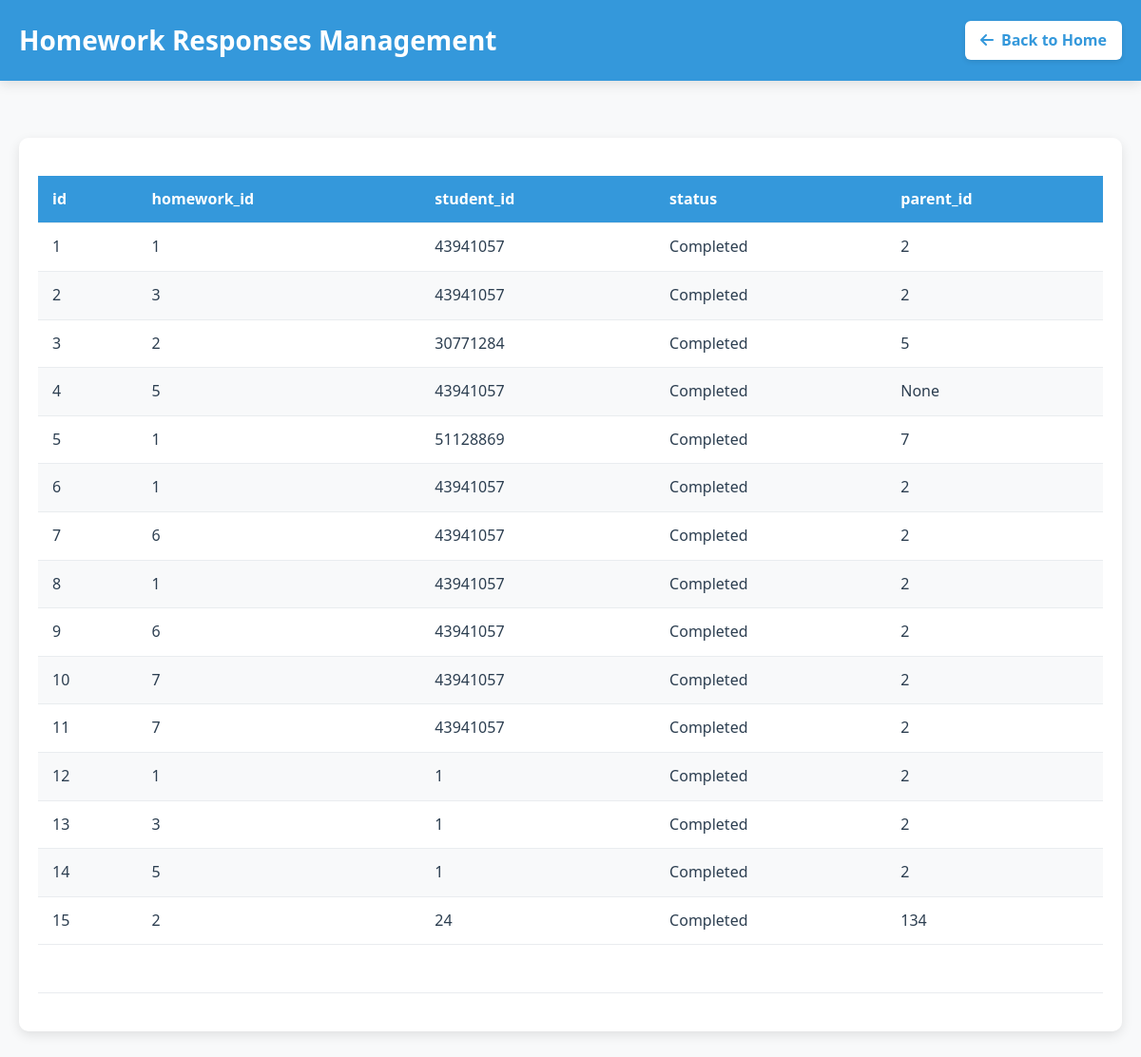
The page /homework_responses on the database its author committed.
### tables this page shows
CREATE TABLE homework_responses (id INTEGER PRIMARY KEY AUTOINCREMENT, homework_id INTEGER, student_id INTEGER, status TEXT CHECK(status IN ('Completed', 'Pending')) NOT NULL DEFAULT 'Pending', parent_id integer);

### table_data.py (the view)
@app.route('/homework_responses')
def homework_responses():
    data = fetch_data("SELECT * FROM homework_responses")
    return render_template('homework_responses.html', data=data)

### table_data.py (called while the page is built)
def fetch_data(query):
    conn = sqlite3.connect('db.sqlite3')
    conn.row_factory = sqlite3.Row
    cursor = conn.cursor()
    cursor.execute(query)
    rows = cursor.fetchall()
    conn.close()
    return rows

### templates/homework_responses.html (shortened to what this page needs)
<!DOCTYPE html>
<html lang="en">
<head>
    <link rel="stylesheet" href="https://cdnjs.cloudflare.com/ajax/libs/animate.css/4.1.1/animate.min.css">
    <link rel="stylesheet" href="https://cdnjs.cloudflare.com/ajax/libs/font-awesome/6.4.0/css/all.min.css">
</head>
<body>
    <header class="animate__animated animate__fadeInDown">
        <div class="header-content">
            <h2>Homework Responses Management</h2>
            <a href="/" class="back-btn animate__animated animate__fadeIn">
                <i class="fas fa-arrow-left"></i> Back to Home
            </a>
        </div>
    </header>
    <div class="container">
        <div class="table-container animate__animated animate__fadeIn">
            <table id="studentsTable">
                <thead>
                    <tr>
                        {% for column in data[0].keys() %}
                            <th>{{ column }}</th>
                        {% endfor %}
                    </tr>
                </thead>
                <tbody>
                    {% for row in data %}
                        <tr class="animate-table-row" style="animation-delay: {{ loop.index * 0.05 }}s">
                            {% for item in row %}
                                <td>{{ item }}</td>
                            {% endfor %}
                        </tr>
                    {% endfor %}
                </tbody>
            </table>
        </div>
    </div>
</body>
</html>

### templates/homework_responses.html (style rules this page uses)
:root { --primary-color: #3498db; --primary-dark: #2980b9; --secondary-color: #2c3e50; --success-color: #2ecc71; --warning-color: #f39c12; --danger-color: #e74c3c; --light-gray: #f8f9fa; --medium-gray: #e9ecef; --dark-gray: #495057; --white: #ffffff; --shadow: 0 4px 12px rgba(0, 0, 0, 0.1); --transition: all 0.3s cubic-bezier(0.25, 0.8, 0.25, 1); }
* { box-sizing: border-box; margin: 0; padding: 0; }
body { font-family: 'Segoe UI', Tahoma, Geneva, Verdana, sans-serif; background-color: var(--light-gray); color: var(--secondary-color); line-height: 1.6; padding: 0; margin: 0; }
.container { max-width: 1800px; margin: 0 auto; padding: 30px 20px; }
header { background-color: var(--primary-color); color: var(--white); padding: 20px 0; box-shadow: var(--shadow); margin-bottom: 30px; }
.header-content { max-width: 1200px; margin: 0 auto; padding: 0 20px; display: flex; justify-content: space-between; align-items: center; }
h2 { font-size: 28px; margin-bottom: 0; }
.back-btn { display: inline-flex; align-items: center; gap: 8px; background-color: var(--white); color: var(--primary-color); padding: 8px 16px; border-radius: 6px; text-decoration: none; font-weight: 600; transition: var(--transition); box-shadow: 0 2px 5px rgba(0, 0, 0, 0.1); }
.table-container { background-color: var(--white); border-radius: 10px; box-shadow: var(--shadow); padding: 20px; overflow-x: auto; }
table { width: 100%; border-collapse: collapse; margin: 20px 0; min-width: 600px; }
th, td { padding: 12px 15px; text-align: left; border-bottom: 1px solid var(--medium-gray); }
th { background-color: var(--primary-color); color: var(--white); font-weight: 600; position: sticky; top: 0; }
tr:nth-child(even) { background-color: var(--light-gray); }
.animate-table-row { opacity: 0; transform: translateY(20px); animation: fadeInUp 0.5s forwards; }

### rows shown on the page
homework_responses: row "1" "1" "2", student "43941057", status "Completed"
homework_responses: row "2" "3" "2", student "43941057", status "Completed"
homework_responses: row "3" "2" "5", student "30771284", status "Completed"
homework_responses: row "4" "5" "None", student "43941057", status "Completed"
homework_responses: row "5" "1" "7", student "51128869", status "Completed"
homework_responses: row "6" "1" "2", student "43941057", status "Completed"
homework_responses: row "7" "6" "2", student "43941057", status "Completed"
homework_responses: row "8" "1" "2", student "43941057", status "Completed"
homework_responses: row "9" "6" "2", student "43941057", status "Completed"
homework_responses: row "10" "7" "2", student "43941057", status "Completed"
homework_responses: row "11" "7" "2", student "43941057", status "Completed"
homework_responses: row "12" "1" "1" "2", status "Completed"
homework_responses: row "13" "3" "1" "2", status "Completed"
homework_responses: row "14" "5" "1" "2", status "Completed"
homework_responses: row "15" "2" "24" "134", status "Completed"

### other values the page prints
{{ column }} "id" "homework_id" "student_id" "status" "parent_id"
